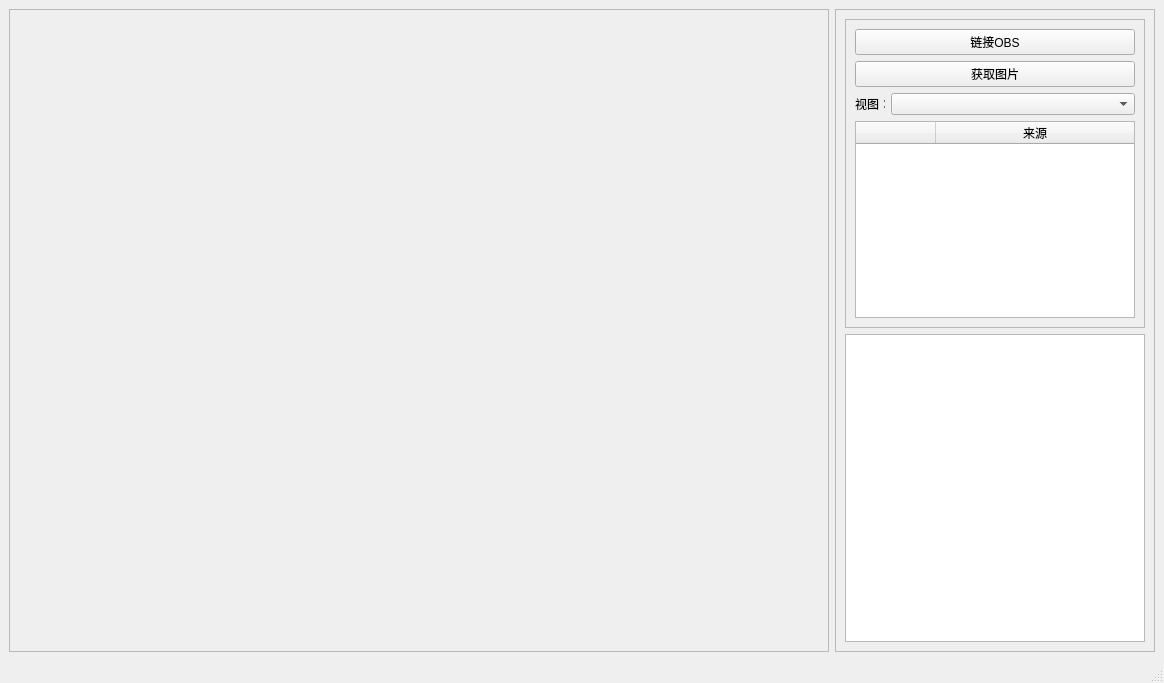
<?xml version="1.0" encoding="UTF-8"?>
<ui version="4.0">
 <class>MainWindow</class>
 <widget class="QMainWindow" name="MainWindow">
  <property name="geometry">
   <rect>
    <x>0</x>
    <y>0</y>
    <width>1004</width>
    <height>683</height>
   </rect>
  </property>
  <property name="windowTitle">
   <string>MainWindow</string>
  </property>
  <widget class="QWidget" name="centralwidget">
   <layout class="QGridLayout" name="gridLayout">
    <item row="0" column="0">
     <widget class="QFrame" name="frame">
      <property name="frameShape">
       <enum>QFrame::StyledPanel</enum>
      </property>
      <property name="frameShadow">
       <enum>QFrame::Raised</enum>
      </property>
      <layout class="QGridLayout" name="gridLayout_2">
       <item row="0" column="0">
        <widget class="QLabel" name="label_picture">
         <property name="minimumSize">
          <size>
           <width>800</width>
           <height>600</height>
          </size>
         </property>
         <property name="text">
          <string/>
         </property>
        </widget>
       </item>
      </layout>
     </widget>
    </item>
    <item row="0" column="1">
     <widget class="QFrame" name="frame_2">
      <property name="frameShape">
       <enum>QFrame::StyledPanel</enum>
      </property>
      <property name="frameShadow">
       <enum>QFrame::Raised</enum>
      </property>
      <layout class="QGridLayout" name="gridLayout_3">
       <item row="1" column="0">
        <widget class="QFrame" name="frame_3">
         <property name="minimumSize">
          <size>
           <width>300</width>
           <height>0</height>
          </size>
         </property>
         <property name="frameShape">
          <enum>QFrame::StyledPanel</enum>
         </property>
         <property name="frameShadow">
          <enum>QFrame::Raised</enum>
         </property>
         <layout class="QGridLayout" name="gridLayout_4">
          <item row="0" column="0" colspan="2">
           <widget class="QPushButton" name="pushButton_ObsConnect">
            <property name="text">
             <string>链接OBS</string>
            </property>
           </widget>
          </item>
          <item row="1" column="0" colspan="2">
           <widget class="QPushButton" name="pushButton_GetPicture">
            <property name="text">
             <string>获取图片</string>
            </property>
           </widget>
          </item>
          <item row="2" column="0">
           <widget class="QLabel" name="label">
            <property name="maximumSize">
             <size>
              <width>30</width>
              <height>16777215</height>
             </size>
            </property>
            <property name="text">
             <string>视图：</string>
            </property>
           </widget>
          </item>
          <item row="2" column="1">
           <widget class="QComboBox" name="comboBox_Scenes"/>
          </item>
          <item row="3" column="0" colspan="2">
           <widget class="QTableWidget" name="tableWidget_Sources">
            <property name="selectionBehavior">
             <enum>QAbstractItemView::SelectRows</enum>
            </property>
            <attribute name="horizontalHeaderDefaultSectionSize">
             <number>80</number>
            </attribute>
            <attribute name="horizontalHeaderStretchLastSection">
             <bool>true</bool>
            </attribute>
            <column>
             <property name="text">
              <string/>
             </property>
            </column>
            <column>
             <property name="text">
              <string>来源</string>
             </property>
            </column>
           </widget>
          </item>
         </layout>
        </widget>
       </item>
       <item row="2" column="0">
        <widget class="QTextBrowser" name="textBrowser"/>
       </item>
      </layout>
     </widget>
    </item>
   </layout>
  </widget>
  <widget class="QMenuBar" name="menubar">
   <property name="geometry">
    <rect>
     <x>0</x>
     <y>0</y>
     <width>1004</width>
     <height>23</height>
    </rect>
   </property>
  </widget>
  <widget class="QStatusBar" name="statusbar"/>
 </widget>
 <resources/>
 <connections/>
</ui>
